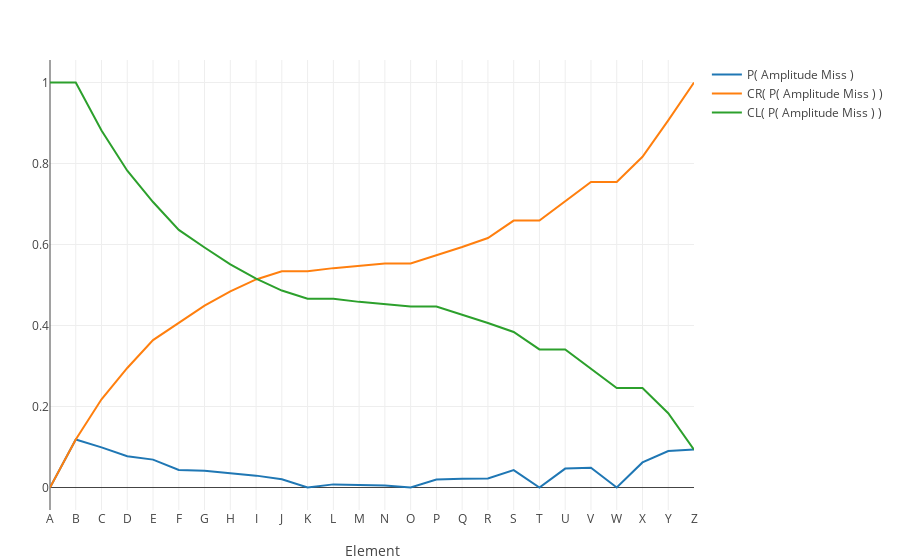

The code cell stored with this chart in its notebook:
### Code cell
a_m = is_m .* a

a_m_p = a_m / sum(a_m)

a_m_p_cr = cumsum(a_m_p)

a_m_p_cl = cumulate_sum_reverse(a_m_p)

plot(
    [
        scatter(name = "P( Amplitude Miss )", y = a_m_p),
        scatter(name = "CR( P( Amplitude Miss ) )", y = a_m_p_cr),
        scatter(name = "CL( P( Amplitude Miss ) )", y = a_m_p_cl),
    ],
    Layout(xaxis = xaxis),
)

### Figure 1 — Plotly figure (JSON) as saved in the notebook; plotly's stock layout.template omitted (floating-point values rounded to 4 significant figures)
{"data": [{"name": "P( Amplitude Miss )", "type": "scatter", "y": [0, 0.1187, 0.09912, 0.07732, 0.06881, 0.04339, 0.04161, 0.03545, 0.02931, 0.02023, 0, 0.007696, 0.006546, 0.004864, 3.464e-05, 0.01947, 0.02137, 0.02205, 0.04299, 0, 0.04672, 0.04891, 0, 0.06193, 0.08994, 0.09353]}, {"name": "CR( P( Amplitude Miss ) )", "type": "scatter", "y": [0, 0.1187, 0.2178, 0.2952, 0.364, 0.4074, 0.449, 0.4844, 0.5137, 0.534, 0.534, 0.5417, 0.5482, 0.5531, 0.5531, 0.5726, 0.5939, 0.616, 0.659, 0.659, 0.7057, 0.7546, 0.7546, 0.8165, 0.9065, 1]}, {"name": "CL( P( Amplitude Miss ) )", "type": "scatter", "y": [1.0, 1.0, 0.8813, 0.7822, 0.7048, 0.636, 0.5926, 0.551, 0.5156, 0.4863, 0.466, 0.466, 0.4583, 0.4518, 0.4469, 0.4469, 0.4274, 0.4061, 0.384, 0.341, 0.341, 0.2943, 0.2454, 0.2454, 0.1835, 0.09353]}], "layout": {"autosize": false, "margin": {"b": 50, "l": 50, "r": 50, "t": 60}, "xaxis": {"ticktext": ["A", "B", "C", "D", "E", "F", "G", "H", "I", "J", "K", "L", "M", "N", "O", "P", "Q", "R", "S", "T", "U", "V", "W", "X", "Y", "Z"], "tickvals": [0, 1, 2, 3, 4, 5, 6, 7, 8, 9, 10, 11, 12, 13, 14, 15, 16, 17, 18, 19, 20, 21, 22, 23, 24, 25, 26], "title": "Element"}}}
